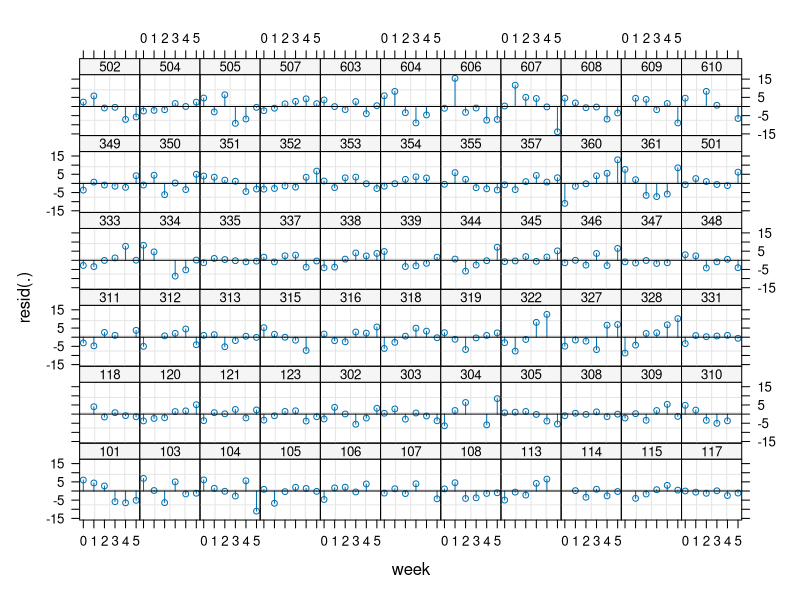
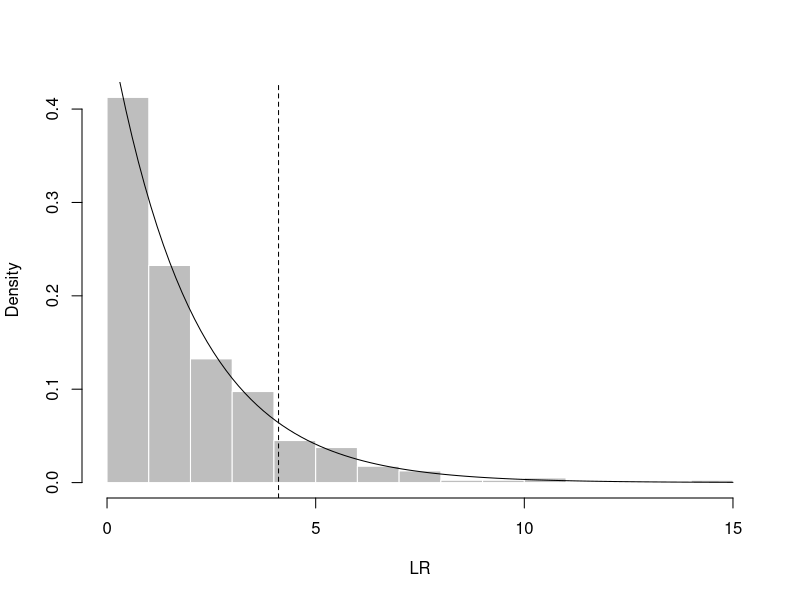
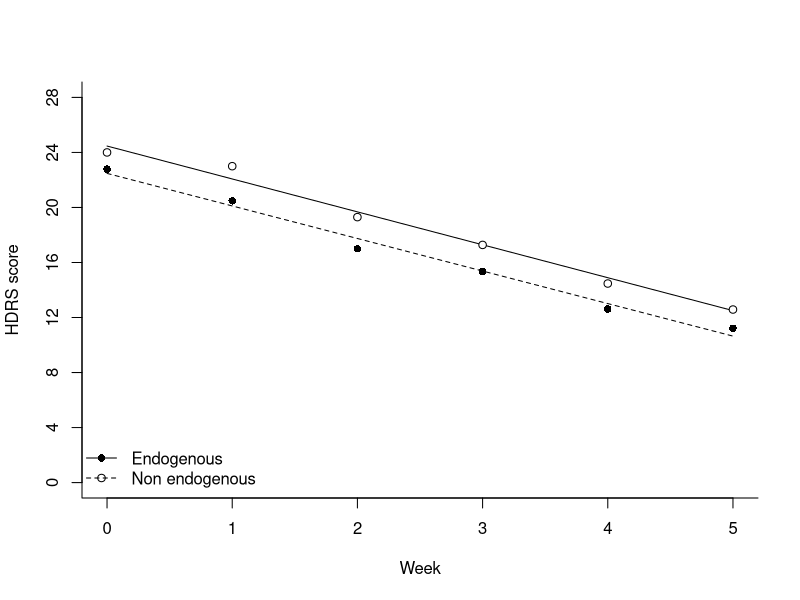
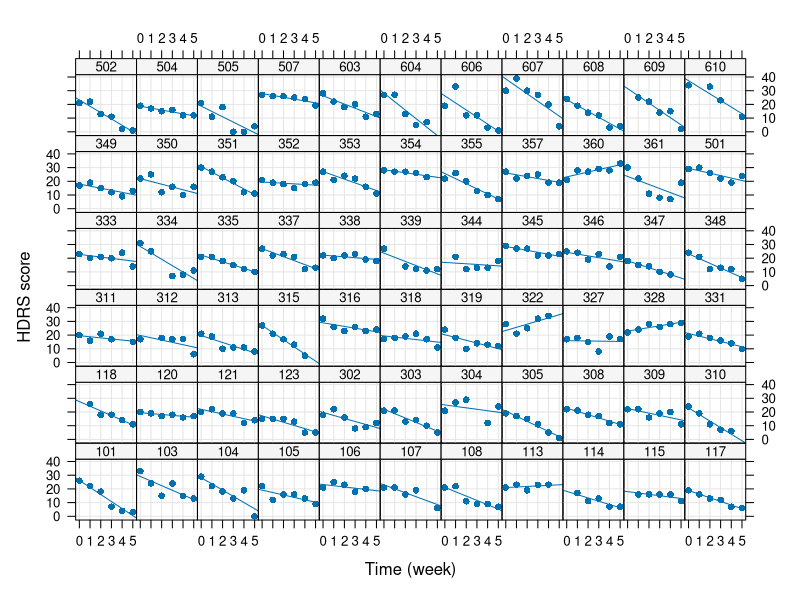
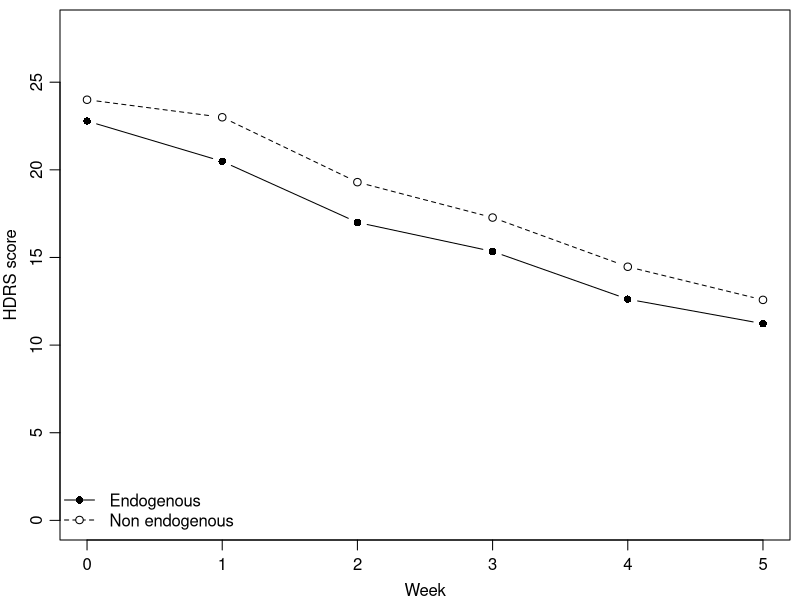
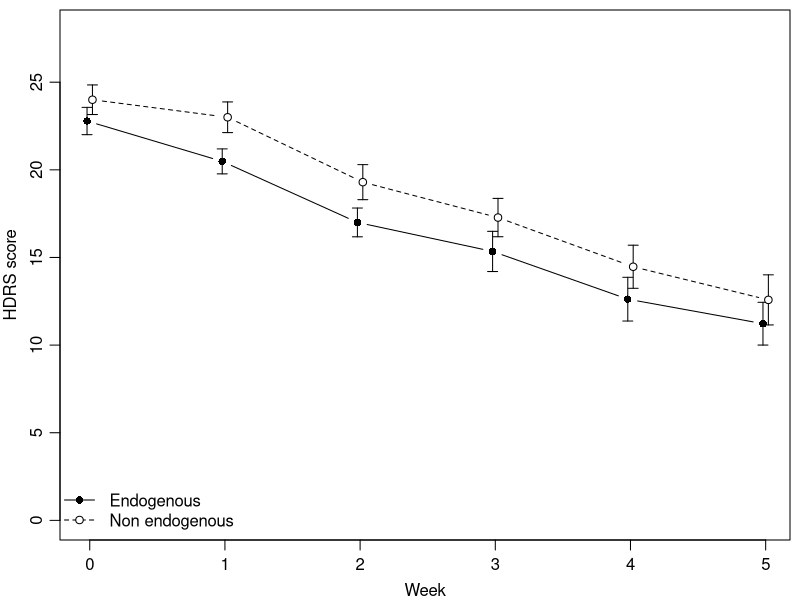
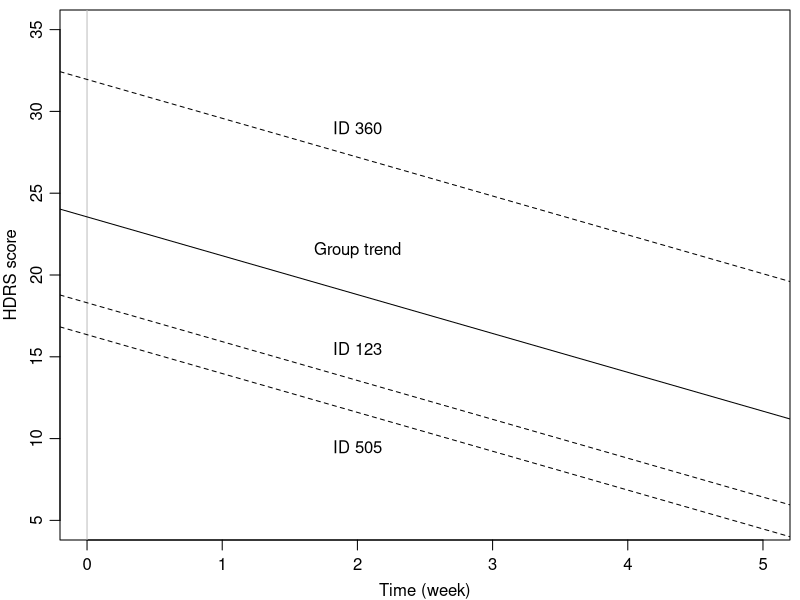
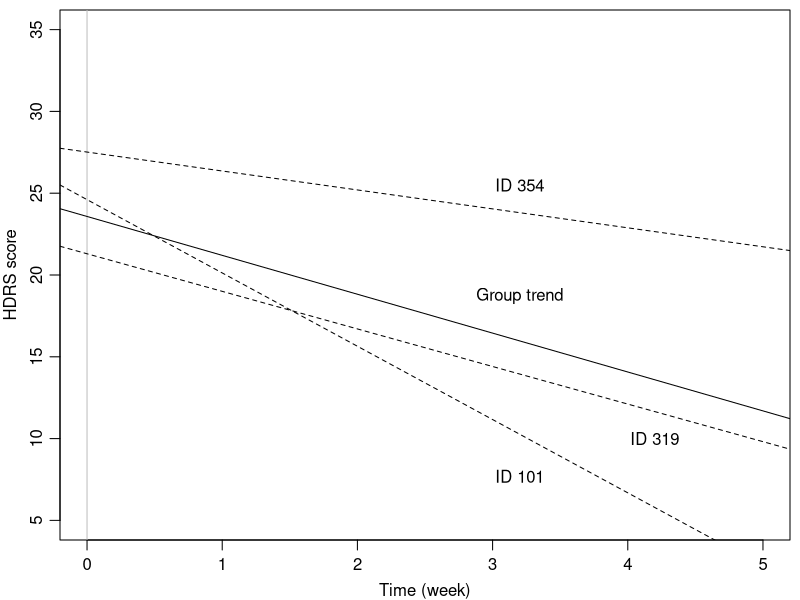

The R script that drew these images, in order:
# example_mixed.R
#
# content: (1) Read data
#          (2) Descriptive statistics
#          (3) Random intercept model
#          (4) Random slope model
#          (5) Include diagnosis
#
# input: reisby.txt
# output: hdrs-ind.pdf, hdrs-lme1.pdf, hdrs-lme2.pdf
#
# created: Jul/20/2018, NU
# last mod: Jun/07/2021, NU

setwd("C:/Users/numbach/Nextcloud/Documents/teaching/regression/05_repeated_measures/")

library(lattice)
library(lme4)

#--------------- (1) Read data ---------------

dat      <- read.table("reisby.dat", header=TRUE)
dat$id   <- factor(dat$id)
dat$diag <- factor(dat$diag, levels=c("nonen", "endog"))
dat      <- na.omit(dat)     # drop missing values

pdf("figures/hdrs-ind.pdf", height=5.5, width=7.7, pointsize=8)

xyplot(hamd ~ week | id, dat, type=c("g", "r", "p"), pch=16,
  strip = strip.custom(bg="grey96"),
  par.strip.text=list(cex=.8), layout=c(11, 6),
  ylab="HDRS score", xlab="Time (week)")

dev.off()

#--------------- (2) Descriptive statistics ---------------

means    <- aggregate(hamd ~ week + diag, dat, mean)
means$sd <- aggregate(hamd ~ week + diag, dat, sd)[, 3]
means$n  <- aggregate(hamd ~ week + diag, dat, length)[, 3]
means$se <- with(means, sd/sqrt(n))

pdf("figures/hdrs-means.pdf", height=3.375, width=3.375, pointsize=10)

par(mai=c(.6,.6,.1,.1), mgp=c(2,.7,0))
plot(hamd ~ week, means[means$diag == "nonen",], type="b", ylim=c(0,28),
     xlab="Week", ylab="HDRS score", pch=16)
points(hamd ~ week, means[means$diag == "endog",], type="b", pch=21, bg="white", lty=2)
legend("bottomleft", c("Endogenous", "Non endogenous"), lty=1:2, pch=c(16,21),
  bty="n", pt.bg="white")

dev.off()


pdf("figures/hdrs-means-sd.pdf", height=3.375, width=3.375, pointsize=10)

par(mai=c(.6,.6,.1,.1), mgp=c(2,.7,0))
plot(hamd ~ I(week-.02), means[means$diag == "nonen",], type="b",
     ylim=c(0,28), xlab="Week", ylab="HDRS score", pch=16)
with(means[means$diag == "nonen",], arrows(0:5-0.02, hamd - se, 0:5-0.02,
                                           hamd + se, code=3, angle=90,
                                           length=.05))
with(means[means$diag == "endog",], arrows(0:5+0.02, hamd - se, 0:5+0.02,
                                           hamd + se, code=3, angle=90,
                                           length=.05))
points(hamd ~ I(week+.02), means[means$diag == "endog",], type="b", pch=21,
       bg="white", lty=2)

legend("bottomleft", c("Endogenous", "Non endogenous"), lty=1:2, pch=c(16,21),
  bty="n", pt.bg="white")

dev.off()

#--------------- (3) Random intercept model ---------------

lme1 <- lmer(hamd ~ week + (1|id), dat, REML=FALSE)

plot(lme1, resid(.) ~ week | id, abline=0, cex=.7,
  strip = strip.custom(bg="grey96"),
  par.strip.text=list(cex=.8), layout=c(11, 6), type=c("p","h"))

rfx  <- ranef(lme1)$id[order(ranef(lme1)$id$"(Intercept)"), ,drop=FALSE]

pdf("figures/hdrs-lme1.pdf", height=3.375, width=3.375, pointsize=10)

par(mai=c(.6,.6,.1,.1), mgp=c(2,.7,0))
plot(1, type="n", xlim=c(0, 5), ylim=c(5, 35),
  ylab="HDRS score", xlab="Time (week)")
abline(v=0, col="grey")
abline(a=fixef(lme1)[1], b=fixef(lme1)[2])
abline(a=fixef(lme1)[1] + rfx["505",], b=rep(fixef(lme1)[2], 4), lty=2)
abline(a=fixef(lme1)[1] + rfx["123",], b=rep(fixef(lme1)[2], 4), lty=2)
abline(a=fixef(lme1)[1] + rfx["360",], b=rep(fixef(lme1)[2], 4), lty=2)
text(2, c(9.5, 15.5, 21.5, 29), c("ID 505", "ID 123", "Group trend",
  "ID 360"))

dev.off()

#--------------- (4) Random slope model ---------------

lme2 <- lmer(hamd ~ week + (week | id), dat, REML=FALSE)
rfx  <- ranef(lme2)$id

pdf("figures/hdrs-lme2.pdf", height=3.375, width=3.375, pointsize=10)

par(mai=c(.6,.6,.1,.1), mgp=c(2,.7,0))
plot(1, type="n", xlim=c(0, 5), ylim=c(5, 35),
  ylab="HDRS score", xlab="Time (week)")
abline(v=0, col="grey")
abline(a=fixef(lme2)[1], b=fixef(lme2)[2])
abline(as.numeric(fixef(lme2) + rfx["101",]), lty=2)
abline(as.numeric(fixef(lme2) + rfx["319",]), lty=2)
abline(as.numeric(fixef(lme2) + rfx["354",]), lty=2)
text(c(3.2, 4.2, 3.2, 3.2), c(7.7, 10, 18.7, 25.5), c("ID 101", "ID 319",
  "Group trend", "ID 354"))

dev.off()


#--------------- (5) Include diagnosis ---------------

lme3 <- lmer(hamd ~ week*diag + (week | id), dat, REML=FALSE)
anova(lme2, lme3)

# boot strap
nsim <- 400
LR <- rep(NA, nsim)
sim2 <- simulate(lme2, nsim, REML=FALSE)
for (i in seq_len(nsim)) {
  fit1 <- lmer(sim2[, i] ~ week + (week | id), dat, REML=FALSE)
  fit2 <- lmer(sim2[, i] ~ week*diag + (week | id), dat, REML=FALSE)
  LR[i] <- 2*(summary(fit2)$logLik - summary(fit1)$logLik)
}

hist(LR, breaks=20, col="grey", border="white", freq=FALSE, main="")
curve(dchisq(x, df=2), add=T)
abline(v=4.11, lty=2)
mean(LR > 4.11)  # empirical p-value: .135

# predictions with diagnosis as fixed effect
plot(predict(lme3, data.frame(week=0:5, diag="endog"), re.form=~0) ~ I(0:5),
  type="l", ylim=c(0,28), xlab="Week", ylab="HDRS score", axes=F)
lines(predict(lme3, data.frame(week=0:5, diag="nonen"), re.form=~0) ~ I(0:5),
  lty=2)
points(hamd ~ week, means[means$diag == "nonen",], pch=16)
points(hamd ~ week, means[means$diag == "endog",], pch=21, bg="white")
axis(1)
axis(2, seq(0, 28,4))
box(bty="L")
legend("bottomleft", c("Endogenous", "Non endogenous"), lty=1:2, pch=c(16,21),
  bty="n")
